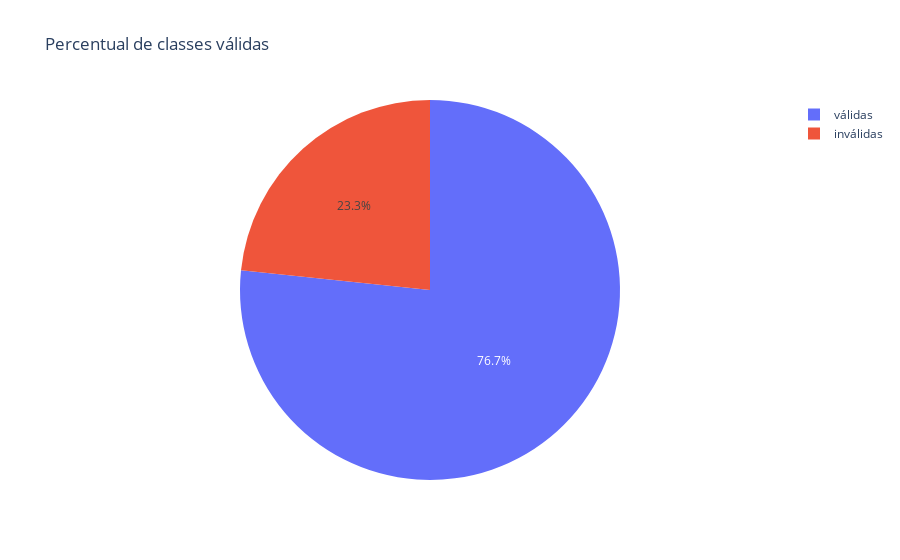

The cell this chart's notebook holds for it:
### Code cell
p = {'inválidas':d2[(d2['triplas']==0) | (d2['triplas']==-1)].shape[0],'válidas':d2.shape[0]-d2[(d2['triplas']==0) | (d2['triplas']==-1)].shape[0]}
p=pd.DataFrame([p]).T.reset_index().rename(columns={0:'qtd','index':'tipo'})
fig = px.pie(p,values='qtd', names='tipo', title='Percentual de classes válidas')
fig.show()

### Figure 1 — Plotly figure (JSON) as saved in the notebook; plotly's stock layout.template omitted (floating-point values rounded to 4 significant figures)
{"data": [{"domain": {"x": [0, 1], "y": [0, 1]}, "hovertemplate": "tipo=%{label}<br>qtd=%{value}<extra></extra>", "labels": ["inválidas", "válidas"], "legendgroup": "", "name": "", "showlegend": true, "type": "pie", "values": [35, 115]}], "layout": {"legend": {"tracegroupgap": 0}, "title": {"text": "Percentual de classes válidas"}}}
